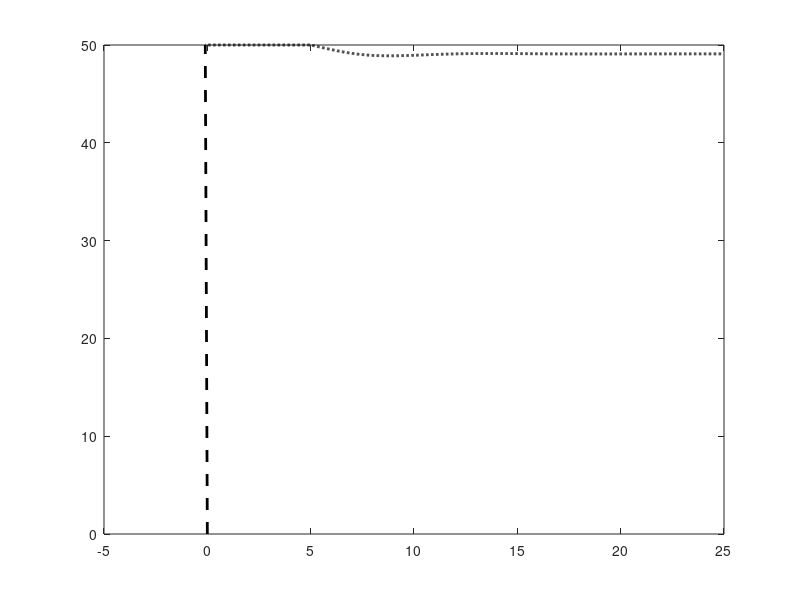

Source code (MATLAB): (Note: this script raises an error after producing the figure.)
time=xlsread('datafreq375_ic_8.csv','A1:A2502');
freq=xlsread('datafreq375_ic_8.csv','B1:B2502');

plot(time,freq, '--k','LineWidth',2)

hold on

freq2=xlsread('40000 msec freq 8+1_2.xlsx','B135:B229');
time2=xlsread('40000 msec freq 8+1_2.xlsx','F135:F229');

plot(time2,freq2,'k','LineWidth',2)


xlabel('Time(s)')
ylabel('Frequency (Hz)')
ax = gca;
ax.XGrid = 'on';
set(gca,'FontSize',14);
% grid minor
ax.YGrid = 'on';
xlim([0 25])
ylim([48 50.5])

legend('Simulation Result','Experimental Result')

saveas(gcf,'375freq.png')